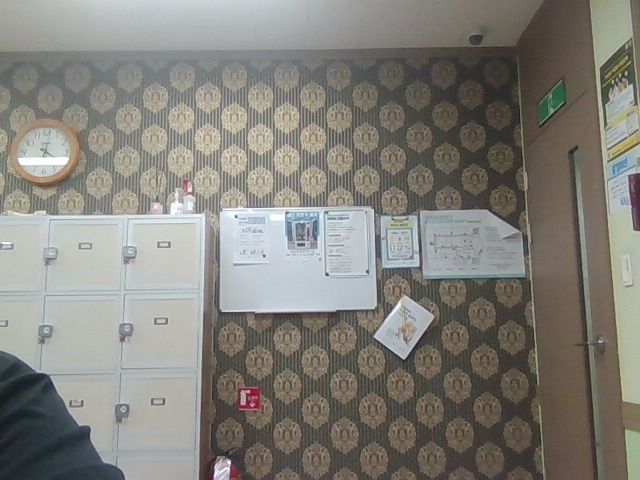
#> input picture day01_opencv_basic/my_photo.png, 640 x 480 px, given in place of the camera
$ python step0_red2_stub.py
#> lines starting #> are read from the running program, lines starting #| are printed output that depends on the picture; after the words box and inside, x2 and y2 are one past the last pixel; in counts of white or black regions, pixels touching at a corner belong together
#> further down, frame is the input picture: shape (480, 640, 3); mean B, G, R 122.5, 128.9, 131
import cv2 as cv
import numpy as np
import serial
import time
try:
    ser = serial.Serial('COM6', 9600, timeout=1)
    print("✅ 아두이노와 연결되었습니다.")
except Exception as e:
    print(f"❌ 시리얼 연결 실패: {e}")
    ser = None
LOWER_COLOR = np.array([100, 70, 30])
UPPER_COLOR = np.array([140, 255, 255])
LOWER_YELLOW = np.array([20, 100, 100])
UPPER_YELLOW = np.array([35, 255, 255])


areat = 1000
# --- stub 함수: 아직 구현하지 않음 ---


def detect_color(frame):

    """특정 색상 감지 (GREEN에서 구현할 예정)"""
    hsv = cv.cvtColor(frame,cv.COLOR_BGR2HSV)
#> hsv: shape (480, 640, 3); mean H, S, V 44.3, 32.7, 134.3
    mask_blue = cv.inRange(hsv,LOWER_COLOR,UPPER_COLOR)
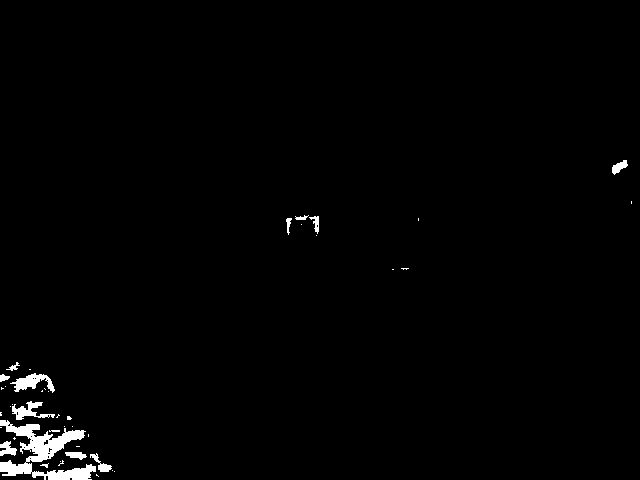
#> mask_blue: shape (480, 640); 1.3% white; 42 white regions (28 under 20 px), largest, box (x1, y1, x2, y2) and area: (0, 420, 96, 480) 2235, (10, 373, 55, 393) 406, (12, 401, 55, 420) 334
    mask_yellow = cv.inRange(hsv,LOWER_YELLOW,UPPER_YELLOW)
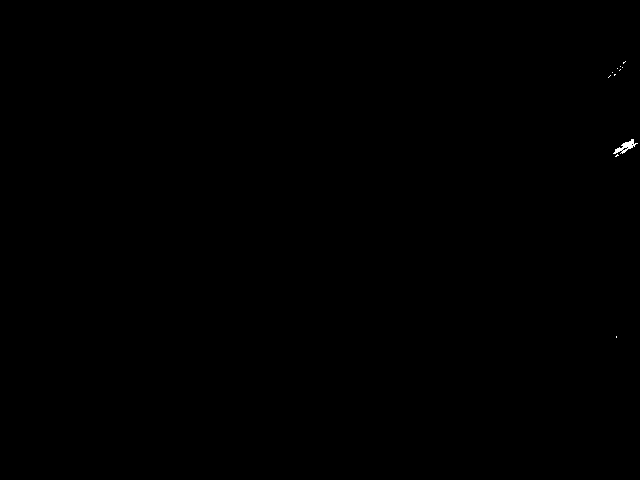
#> mask_yellow: shape (480, 640); 0.05% white; 11 white regions (10 under 20 px), largest, box (x1, y1, x2, y2) and area: (613, 139, 638, 154) 138
    mask = cv.bitwise_or(mask_blue,mask_yellow)
    area  = cv.countNonZero(mask)
#> area = 4085
    kernel = cv.getStructuringElement(cv.MORPH_RECT, (7, 7))
    mask = cv.morphologyEx(mask, cv.MORPH_OPEN, kernel,iterations=2)
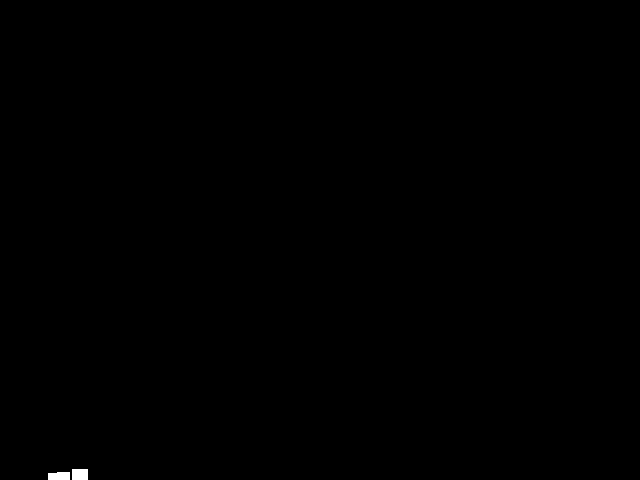
#> mask: shape (480, 640); 0.11% white; 2 white regions, box (x1, y1, x2, y2) and area: (72, 469, 88, 480) 176, (48, 472, 70, 480) 167
    mask = cv.morphologyEx(mask, cv.MORPH_CLOSE, kernel,iterations=2)
#> mask: shape (480, 640); 0.12% white; 1 white region
    result = area > areat
#> result = True
    contours, _ = cv.findContours(mask, cv.RETR_EXTERNAL, cv.CHAIN_APPROX_SIMPLE)
#> contours = 1 contour; box (x1, y1, x2, y2) and area: (48, 469, 88, 480) 310

    max_contour =None
    max_area = 0
    bbox =None
    for cnt in contours:
        area = cv.contourArea(cnt) # 윤곽선의 면적 계산
        if area > areat and area > max_area:
            max_area = area
            max_contour = cnt
#> this loop made 1 pass
#> area on pass 1: 310
#> after the loop, max_area = 0

    # 가장 큰 윤곽선을 찾았다면 사각형 정보를 가져옵니다.
    if max_contour is not None:
        # boundingRect: 윤곽선을 감싸는 최소 크기의 곧은 사각형 반환
        bbox = cv.boundingRect(max_contour)

    return bbox,mask,max_area


cap = cv.VideoCapture(2)

if not cap.isOpened():
    print("❌ 웹캠을 열 수 없습니다")
    exit()
box_history = []
MAX_HISTORY = 5
detected = False
prev_time = 0
while True :
    ret, frame = cap.read()
    if not ret:
        print("❌ 프레임을 읽을 수 없습니다")
        cap.release()
        exit()
    current_time = time.time()
    fps = 1.0 / (current_time - prev_time + 1e-6)
    prev_time = current_time
# detect_color() 함수가 아직 구현되지 않았으므로 False 반환
    result ,mask,area= detect_color(frame)
#> area = 0

# RED 단계: 이 부분이 실행되어야 함 (즉, FAIL이 출력되어야 함)
    if result is not None:
        box_history.append(result)
        if len(box_history) > MAX_HISTORY:
            box_history.pop(0)
        avg_x = int(sum(b[0] for b in box_history) / len(box_history))
        avg_y = int(sum(b[1] for b in box_history) / len(box_history))
        avg_w = int(sum(b[2] for b in box_history) / len(box_history))
        avg_h = int(sum(b[3] for b in box_history) / len(box_history))
        cv.rectangle(frame, (avg_x, avg_y), (avg_x + avg_w, avg_y + avg_h), (0, 255, 0), 3)
        cv.putText(frame, f"DETECTED (Area: {int(area)})", (avg_x, avg_y - 10),
                    cv.FONT_HERSHEY_SIMPLEX, 0.6, (0, 255, 0), 2)
        if not detected:
            if ser is not None:
                ser.write(b'1')
            detected = True
    else:
       box_history = []
       cv.putText(frame, "SEARCHING...", (30, 50),
                    cv.FONT_HERSHEY_SIMPLEX, 1, (0, 0, 255), 2)
       if detected:
            if ser is not None:
                ser.write(b'0')
            detected = False
    cv.putText(frame, f"FPS: {int(fps)}", (10, 30),
               cv.FONT_HERSHEY_SIMPLEX, 1, (0, 255, 0), 2)
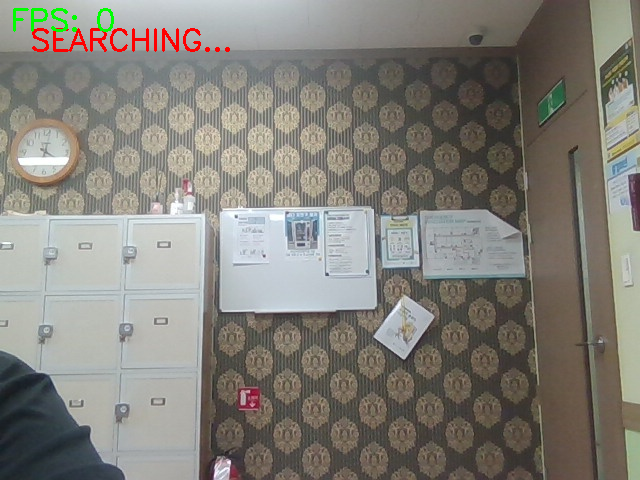
#> frame: shape (480, 640, 3); mean B, G, R 121.3, 128.3, 131
    cv.imshow("cap",frame)
    cv.imshow("Color Mask", mask)
    if cv.waitKey(1) & 0xFF == ord('q'):  # 'q' 누르면 종료

#> (key q is pressed here)
        break

cap.release()
cv.destroyAllWindows()

$ run again, on day01_opencv_basic/orange.jpg
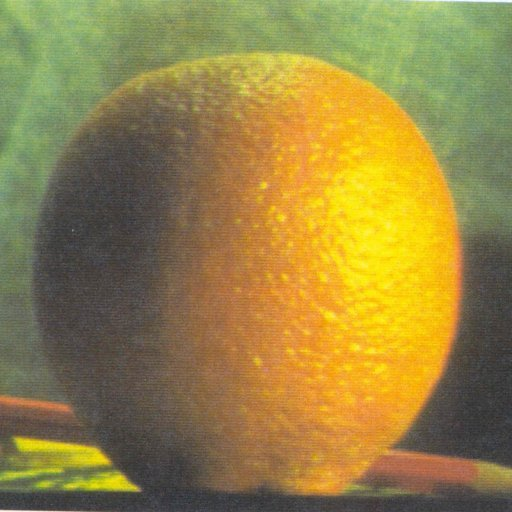
#> input picture day01_opencv_basic/orange.jpg, 512 x 512 px, given in place of the camera
#> frame is the input picture: shape (512, 512, 3); mean B, G, R 69.2, 131.8, 150.2
#> hsv: shape (512, 512, 3); mean H, S, V 29.4, 115.7, 156.1
#> mask_blue: shape (512, 512); every value is 0
#> in detect_color, `mask_yellow = cv.inRange(hsv,LOWER_YELLOW,UPPER_YELLOW)`:
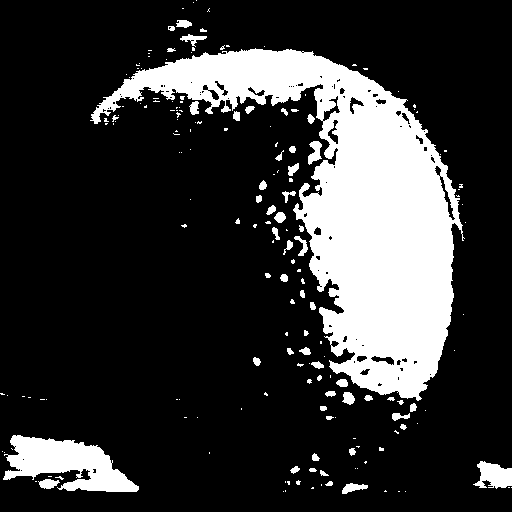
#> mask_yellow: shape (512, 512); 20.4% white; 185 white regions (129 under 20 px), largest, box (x1, y1, x2, y2) and area: (90, 48, 465, 401) 44852, (3, 435, 139, 492) 4303, (473, 461, 512, 489) 713
#> in detect_color, `area  = cv.countNonZero(mask)`: area = 53542
#> in detect_color, `result = area > areat`: result = True
#> contours = 3 contours; box (x1, y1, x2, y2) and area: (123, 49, 453, 397) 37535, (16, 437, 128, 492) 3316, (481, 464, 512, 486) 522
#> the loop in detect_color, `for cnt in contours:` made 3 passes
#> (area, max_area) on passes 2 to 3: (3315.5, 3315.5), (37535, 37535)
#> after the loop in detect_color, `for cnt in contours:`: max_area = 37535; max_contour = contour of 309 points, box (x1, y1, x2, y2) (123, 49, 453, 397), area 37535
#> bbox = (123, 49, 330, 348)
#> `result ,mask,area= detect_color(frame)`: area = 37535
#> avg_x = 123
#> avg_y = 49
#> avg_w = 330
#> avg_h = 348
#> `cv.putText(frame, f"FPS: {int(fps)}", (10, 30), cv.FONT_HERSHEY_SIMPLE..`:
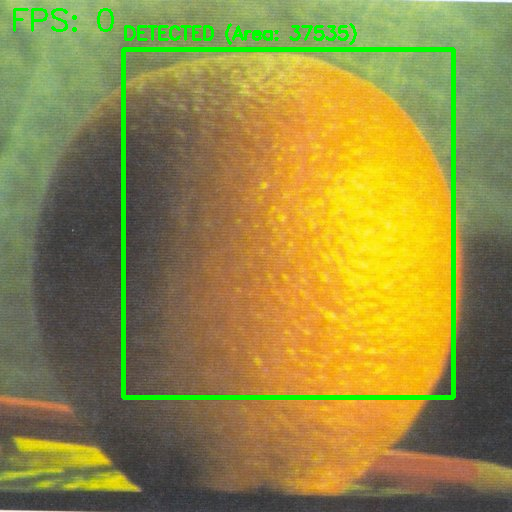
#> frame: shape (512, 512, 3); mean B, G, R 66.3, 135.9, 145.2
